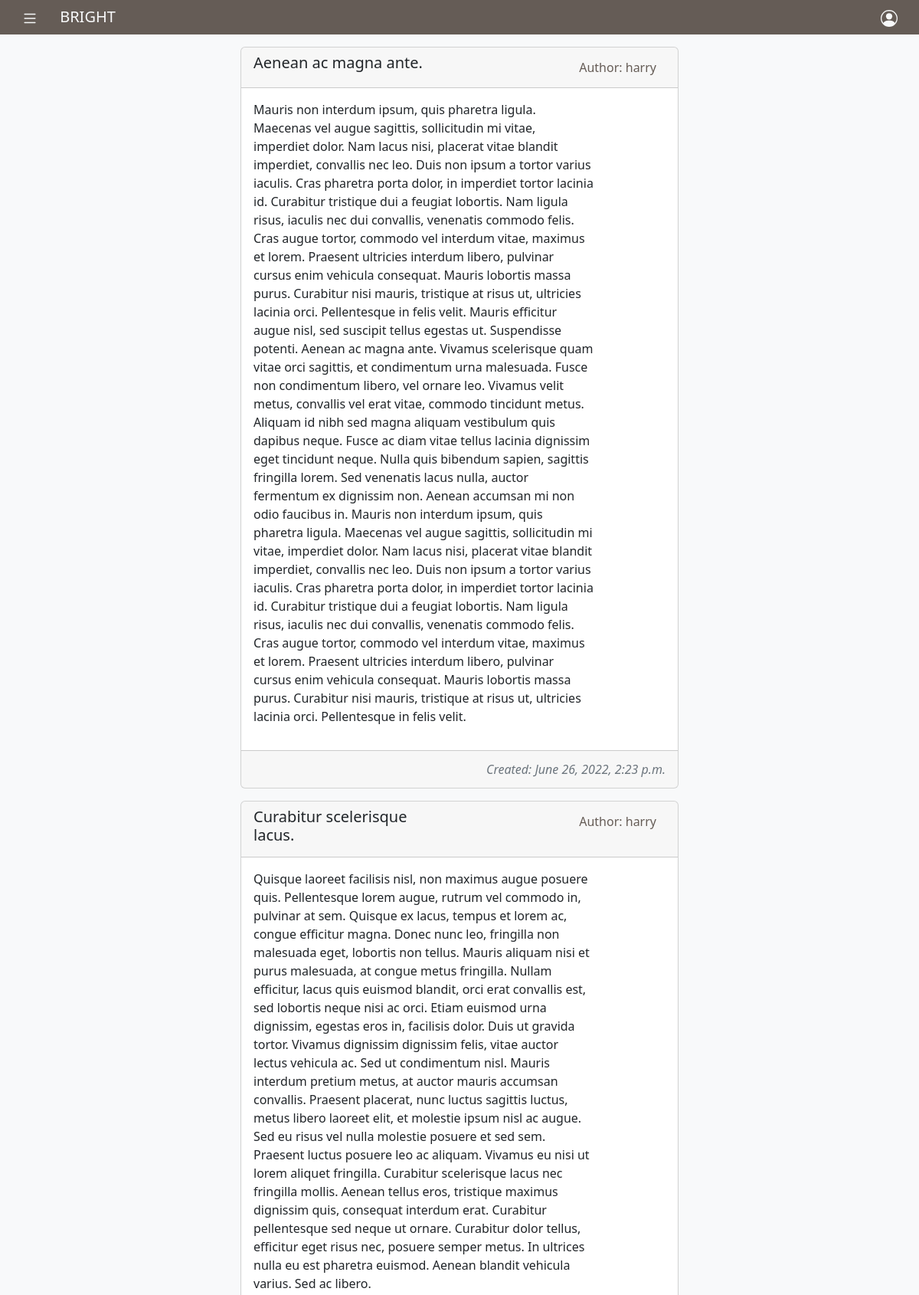
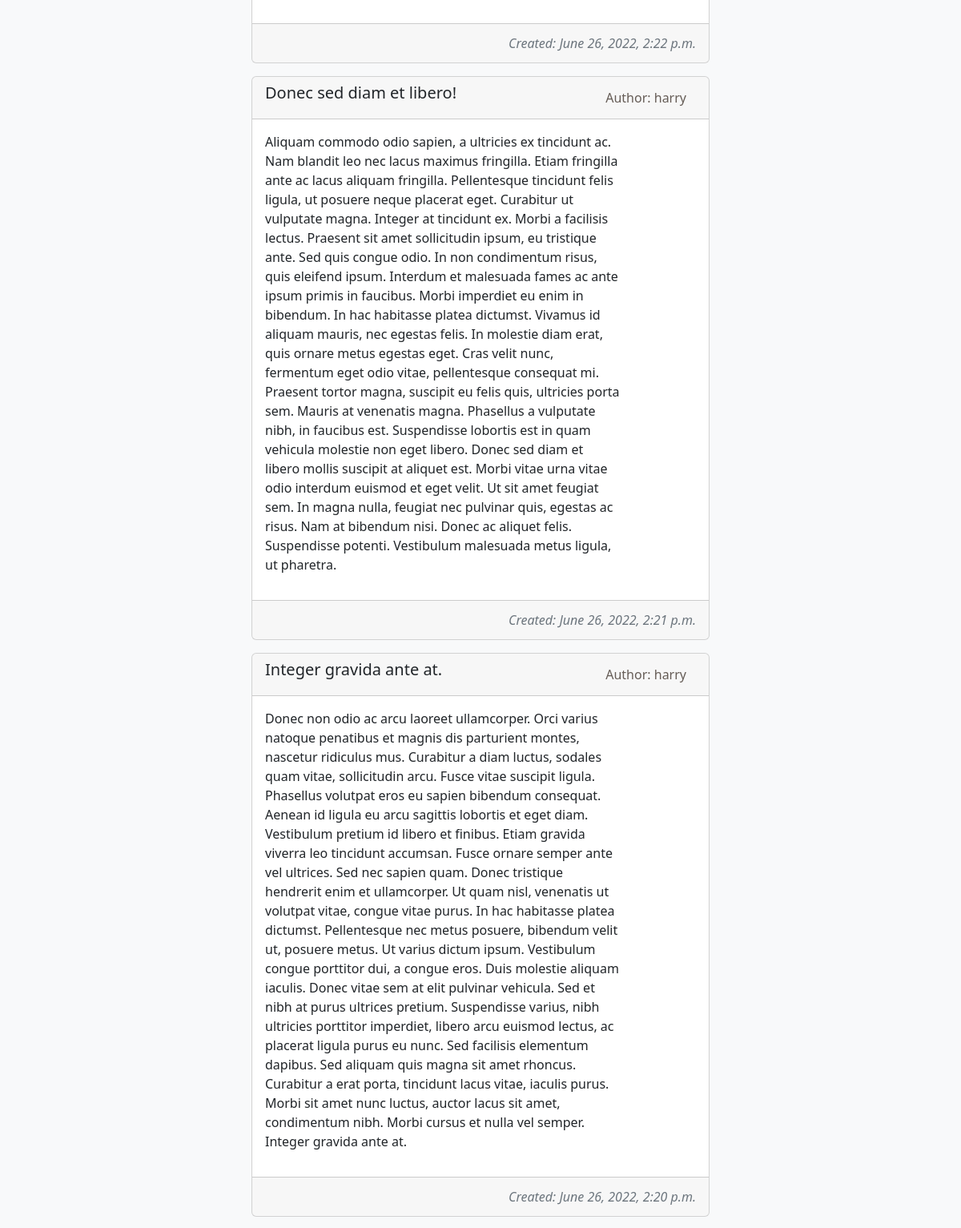
Screenshot of /following (signed in, upper part) with the database file from the repository (2 pictures, top to bottom).
### network/models.py (models this page shows, shortened)
class Ideas(models.Model):
    author = models.ForeignKey(User, on_delete=models.CASCADE)
    title = models.CharField(max_length=32)
    idea = models.CharField(max_length=2048)
    comments = models.ManyToManyField(Comments, blank=True)
    bright = models.ManyToManyField(User, blank=True, related_name="bright")
    dark = models.ManyToManyField(User, blank=True, related_name="dark")
    created = models.DateTimeField(default=timezone.now)
    edited = models.DateTimeField(default=timezone.now)

class User(AbstractUser):
    followees = models.ManyToManyField(
        'User', blank=True, related_name='followe')
    followers = models.ManyToManyField(
        'User', blank=True, related_name='follower')
    def __str__(self):
        return f"{self.username}"

### network/views.py (the view)
# urls.py: path("following", views.following, name="following"),
def following(request):
    if request.method == 'GET':
        user = request.user
        user_data = User.objects.get(username=user)
        followees = user_data.followees.all()
        ideas = Ideas.objects.filter(author__in=followees).order_by('-created')
        paginator = Paginator(ideas, 5)
        page_number = request.GET.get('page')
        page_obj = paginator.get_page(page_number)
        return render(request, "network/following.html", {
            'page_obj': page_obj,
            'paginator': paginator,
        })
    else:
        return HttpResponseRedirect(reverse("index"))

### network/templates/network/following.html (shortened to what this page needs)
{% extends "network/layout.html" %} {% block body %} {% for idea in page_obj %}
<div class="row justify-content-center my-3 mx-1">
  <div class="col-12 col-sm-10 col-md-8 col-lg-6 col-xl-6 col-xxl-6">
    <div class="card text-start">
      <div class="card-header">
        <div class="row">
          <div class="col-6">
            <h5 class="card-title">{{ idea.title }}</h5>
          </div>
          <div class="col-6 text-end">
            <a
              data-type="user"
              data-id="{{ idea.author.id }}"
              class="btn btn-outline-light cbtnl"
              href="{% url 'user' idea.author %}"
              type="button"
            >
              Author: {{ idea.author }}
            </a>
          </div>
        </div>
      </div>
      <div class="card-body">
        <div class="row">
          <div class="col-10">
            <div class="collapse show" id="edit-{{ idea.id }}">
              <p data-type="edited-idea-{{ idea.id }}" class="card-text">
                {{ idea.idea }}
              </p>
            </div>
          </div>
          <div
            data-brightness="{{ idea.id }}"
            class="col-2 d-flex flex-column justify-content-center align-items-center"
          ></div>
        </div>
      </div>
      <div class="card-footer text-muted">
        <div class="row">
          <div class="col-1">
          </div>
          <div class="col-1">
          </div>
          <div class="col-10 text-end">
            <p class="my-1 fw-lighter fst-italic">
              Created: {{ idea.created }}
            </p>
          </div>
        </div>
      </div>
    </div>
  </div>
</div>
{% endfor %}
{% endblock %}

### network/static/network/styles.css (style rules this page uses)
.cbtnl { border: none; color: #655C56; }

### rows the page displays
Ideas: title "Aenean ac magna ante.", author "harry", idea "Mauris non interdum ipsum, quis pharetra ligula. Maecenas vel augue sagittis, sollicitudin mi vitae, imperdiet dolor. Nam lacus nisi, placerat vitae blandit imperdiet, convallis nec leo. Duis non ipsum a tortor varius iaculis. Cras pharetra porta dolor, in imperdiet tortor lacinia id. Curabitur tristique dui a feugiat lobortis. Nam ligula risus, iaculis nec dui convallis, venenatis commodo felis. Cras augue tortor, commodo vel interdum vitae, maximus et lorem. Praesent ultricies interdum libero, pulvinar cursus enim vehicula consequat. Mauris lobortis massa purus. Curabitur nisi mauris, tristique at risus ut, ultricies lacinia orci. Pellentesque in felis velit. Mauris efficitur augue nisl,…", created "June 26, 2022, 2:23 p.m."
Ideas: title "Curabitur scelerisque lacus.", author "harry", idea "Quisque laoreet facilisis nisl, non maximus augue posuere quis. Pellentesque lorem augue, rutrum vel commodo in, pulvinar at sem. Quisque ex lacus, tempus et lorem ac, congue efficitur magna. Donec nunc leo, fringilla non malesuada eget, lobortis non tellus. Mauris aliquam nisi et purus malesuada, at congue metus fringilla. Nullam efficitur, lacus quis euismod blandit, orci erat convallis est, sed lobortis neque nisi ac orci. Etiam euismod urna dignissim, egestas eros in, facilisis dolor. Duis ut gravida tortor. Vivamus dignissim dignissim felis, vitae auctor lectus vehicula ac. Sed ut condimentum nisl. Mauris interdum pretium metus, at auctor mauris accumsan convallis. Praesent placerat,…", created "June 26, 2022, 2:22 p.m."
Ideas: title "Donec sed diam et libero!", author "harry", idea "Aliquam commodo odio sapien, a ultricies ex tincidunt ac. Nam blandit leo nec lacus maximus fringilla. Etiam fringilla ante ac lacus aliquam fringilla. Pellentesque tincidunt felis ligula, ut posuere neque placerat eget. Curabitur ut vulputate magna. Integer at tincidunt ex. Morbi a facilisis lectus. Praesent sit amet sollicitudin ipsum, eu tristique ante. Sed quis congue odio. In non condimentum risus, quis eleifend ipsum. Interdum et malesuada fames ac ante ipsum primis in faucibus. Morbi imperdiet eu enim in bibendum. In hac habitasse platea dictumst. Vivamus id aliquam mauris, nec egestas felis. In molestie diam erat, quis ornare metus egestas eget. Cras velit nunc, fermentum eget odio…", created "June 26, 2022, 2:21 p.m."
Ideas: title "Integer gravida ante at.", author "harry", idea "Donec non odio ac arcu laoreet ullamcorper. Orci varius natoque penatibus et magnis dis parturient montes, nascetur ridiculus mus. Curabitur a diam luctus, sodales quam vitae, sollicitudin arcu. Fusce vitae suscipit ligula. Phasellus volutpat eros eu sapien bibendum consequat. Aenean id ligula eu arcu sagittis lobortis et eget diam. Vestibulum pretium id libero et finibus. Etiam gravida viverra leo tincidunt accumsan. Fusce ornare semper ante vel ultrices. Sed nec sapien quam. Donec tristique hendrerit enim et ullamcorper. Ut quam nisl, venenatis ut volutpat vitae, congue vitae purus. In hac habitasse platea dictumst. Pellentesque nec metus posuere, bibendum velit ut, posuere metus. Ut…", created "June 26, 2022, 2:20 p.m."
